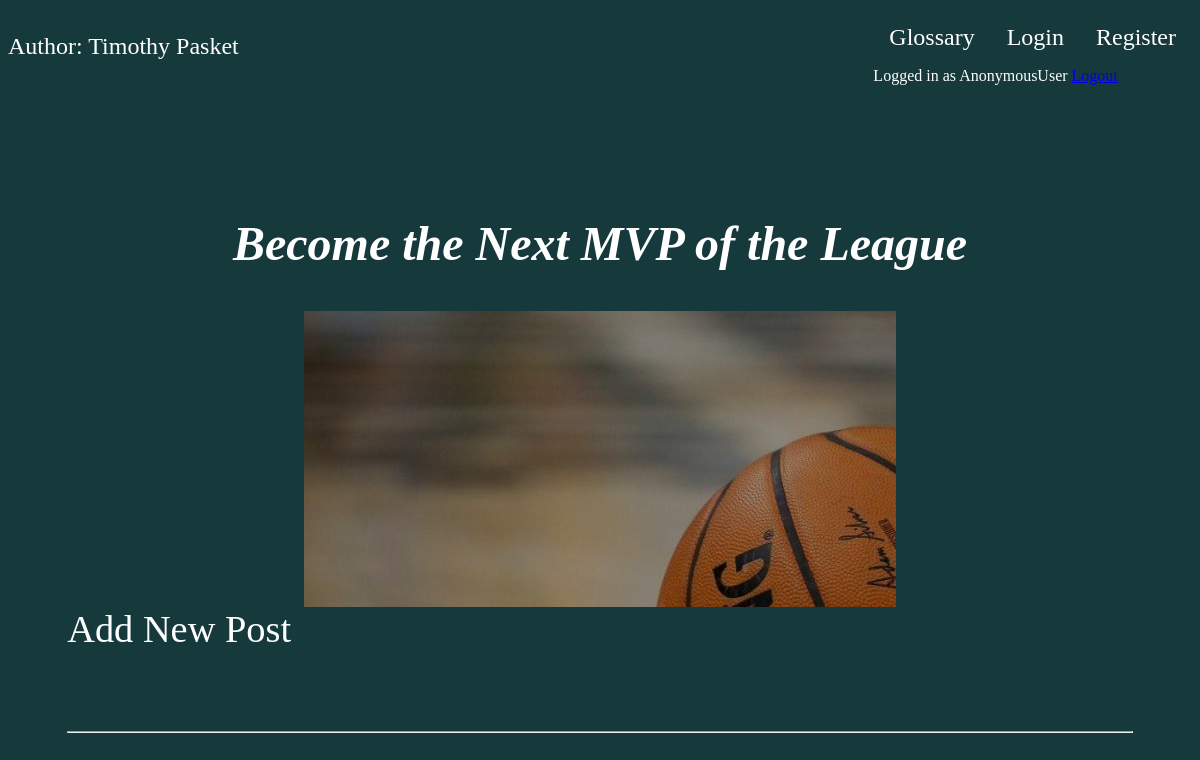
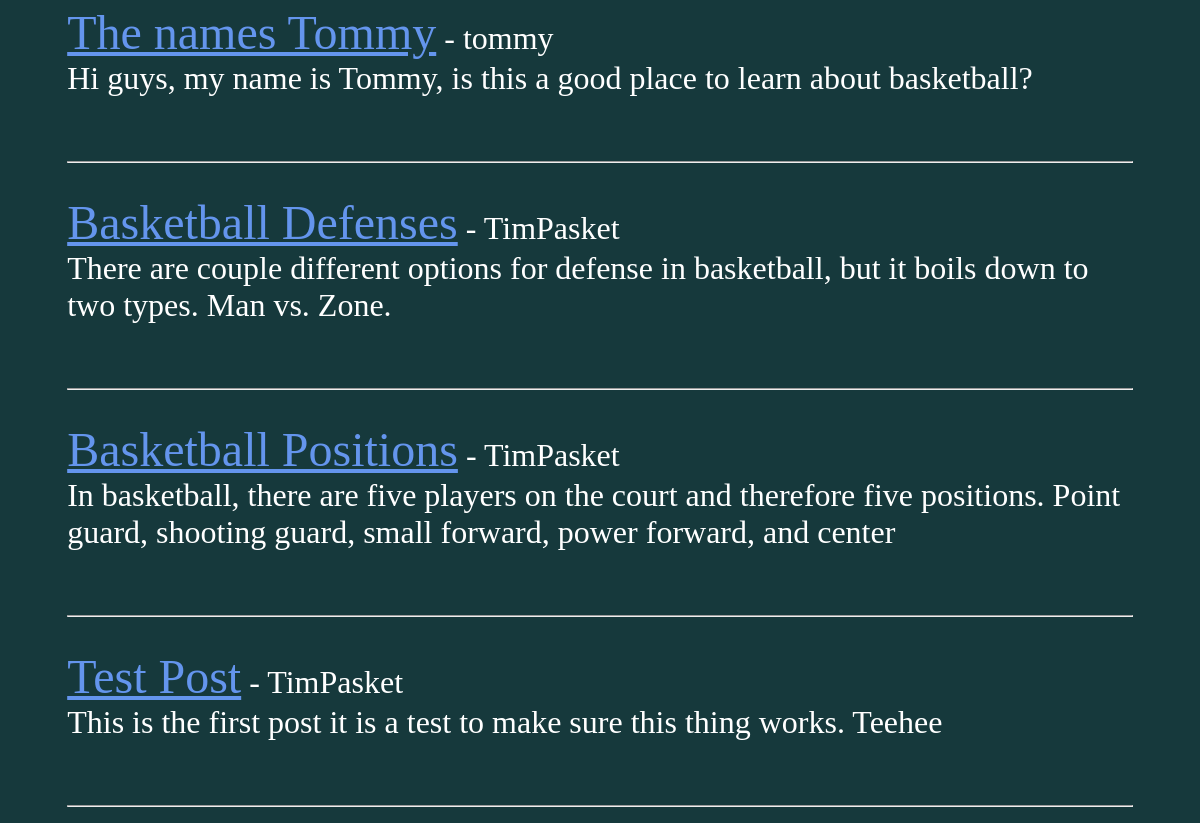
Before: / with the older database file (2 pictures, top to bottom).
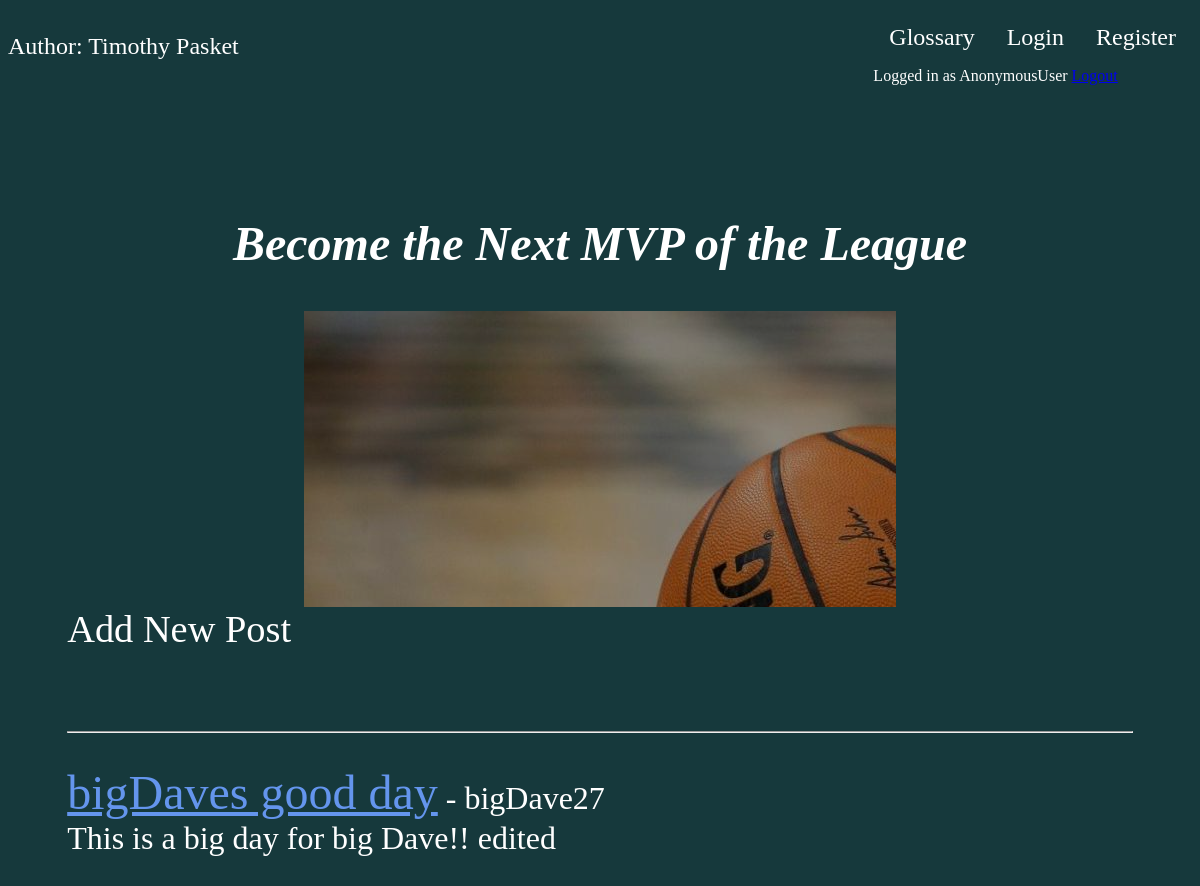
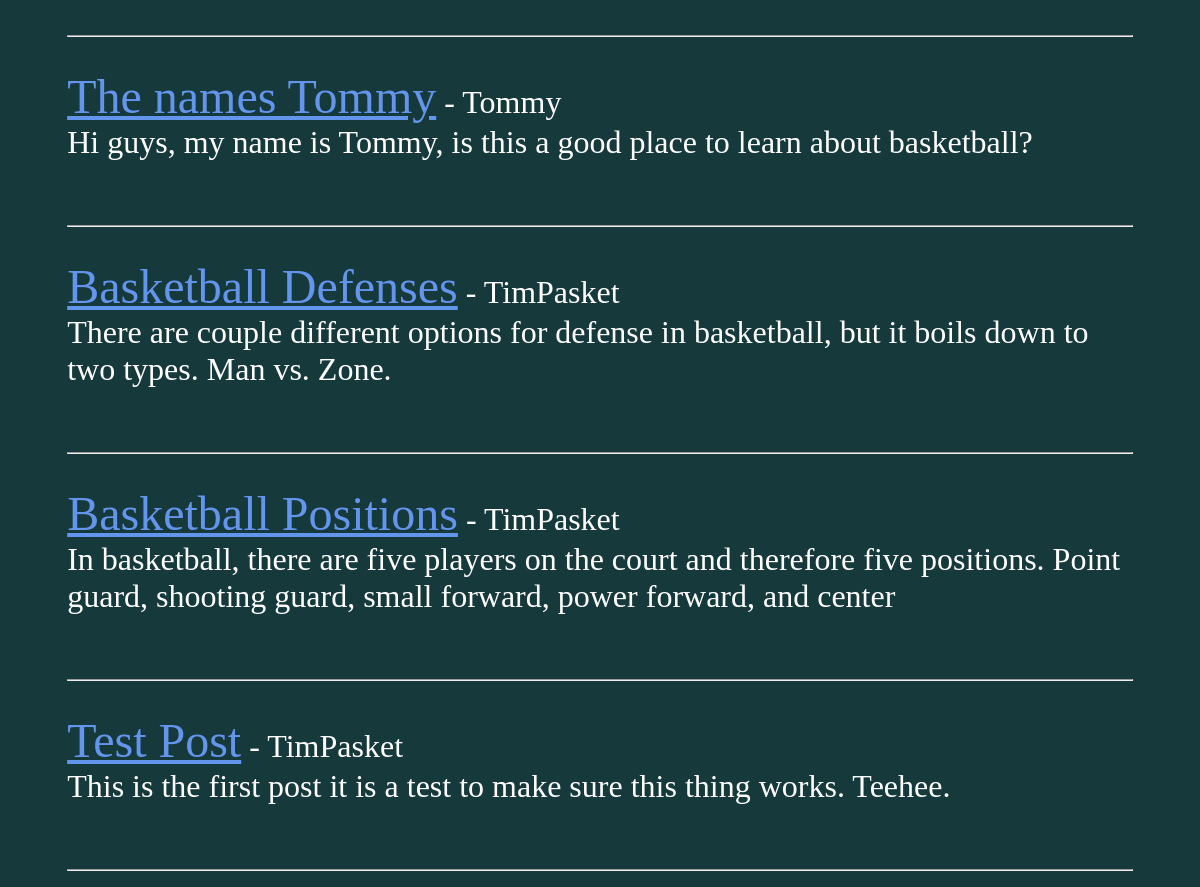
After: the same page with the newer database file (2 pictures, top to bottom).
### users/models.py (models this page shows, shortened)
class Post(models.Model):
  title = models.CharField(max_length=255)
  author = models.ForeignKey(User, on_delete=models.CASCADE)
  body = models.TextField()

### users/views.py (the view)
# urls.py: path('', homePage.as_view(), name='home'),
class homePage(ListView):
  model = Post
  template_name = 'index.html'
  ordering = ['-id']

### users/templates/users/index.html (shortened to what this page needs)
{% load static %}
<!DOCTYPE html>
<html lang="en">
  <head>
    <link rel="stylesheet" href="{% static '/css/styles.css' %}" />
  </head>
  <body>
    <nav class="header">
      <div class="authors">Author: Timothy Pasket</div>
      <div class="pages">
        <ul>
          <li><a href="{% url 'glossary' %}">Glossary</a></li>
          <li><a href="{% url 'login' %}">Login</a></li>
          <li><a href="{% url 'register' %}">Register</a></li>
        </ul>
        <div class="login">
          Logged in as {{request.user}}
          <span><a href="{% url 'logout' %}">Logout</a></span>
        </div>
      </div>
    </nav>
    <div class="titleImage">
      <h2 class="titleH2">Become the Next MVP of the League</h2>
      <div class="mjGif"></div>
    </div>
    <div class="blogSection">
      <a class="addPostLink" href="{% url 'addPost' %}">Add New Post</a>
      <hr class="line" />
      <section>
        {% for post in object_list %}
        <p class="onePost">
          <a href="{% url 'postDetails' post.pk %}"> {{ post.title }}</a> -
          {{post.author.username}} <br />
          {{ post.body }}
        </p>
        <hr />
        {% endfor %}
      </section>
    </div>
  </body>
</html>

### static/CSS/styles.css (style rules this page uses)
body { background-color: #16393c; color: white; }
.header { display: flex; justify-content: space-between; align-items: center; margin-bottom: 1rem; }
.authors { font-size: 1.5rem; font-weight: none; }
.pages ul { margin: 0; padding: 0; display: flex; }
.pages li { font-size: 1.5rem; list-style: none; }
.pages li a { text-decoration: none; padding: 1rem; color: white; display: block; }
.titleImage { font-size: 2rem; text-align: center; font-style: italic; font-weight: bolder; padding-top: 75px; }
.mjGif { background-color: aqua; background-image: url("../Images/basketball.jpg"); margin-left: auto; margin-right: auto; aspect-ratio: 2 / 1; width: 50%; filter: brightness(65%); }
.homeBtn, .addPostLink, .addComment { text-decoration: none; color: white; font-size: larger; }
.line { margin-top: 5rem; }
.blogSection { font-size: 2em; padding-left: 5%; padding-right: 5%; }
.blogSection p a { color: cornflowerblue; font-size: 1.5em; }
.blogSection p { margin-bottom: 2em; }

Changed rows visible on the page:
added Post: title "bigDaves good day", author.username "bigDave27", body "This is a big day for big Dave!! edited"
changed through a linked row, Post "The names Tommy": author.username "tommy" → "Tommy"
changed Post "Test Post": body "This is the first post it is a test to make sure this thing works. Teehee" → "This is the first post it is a test to make sure this thing works. Teehee."
